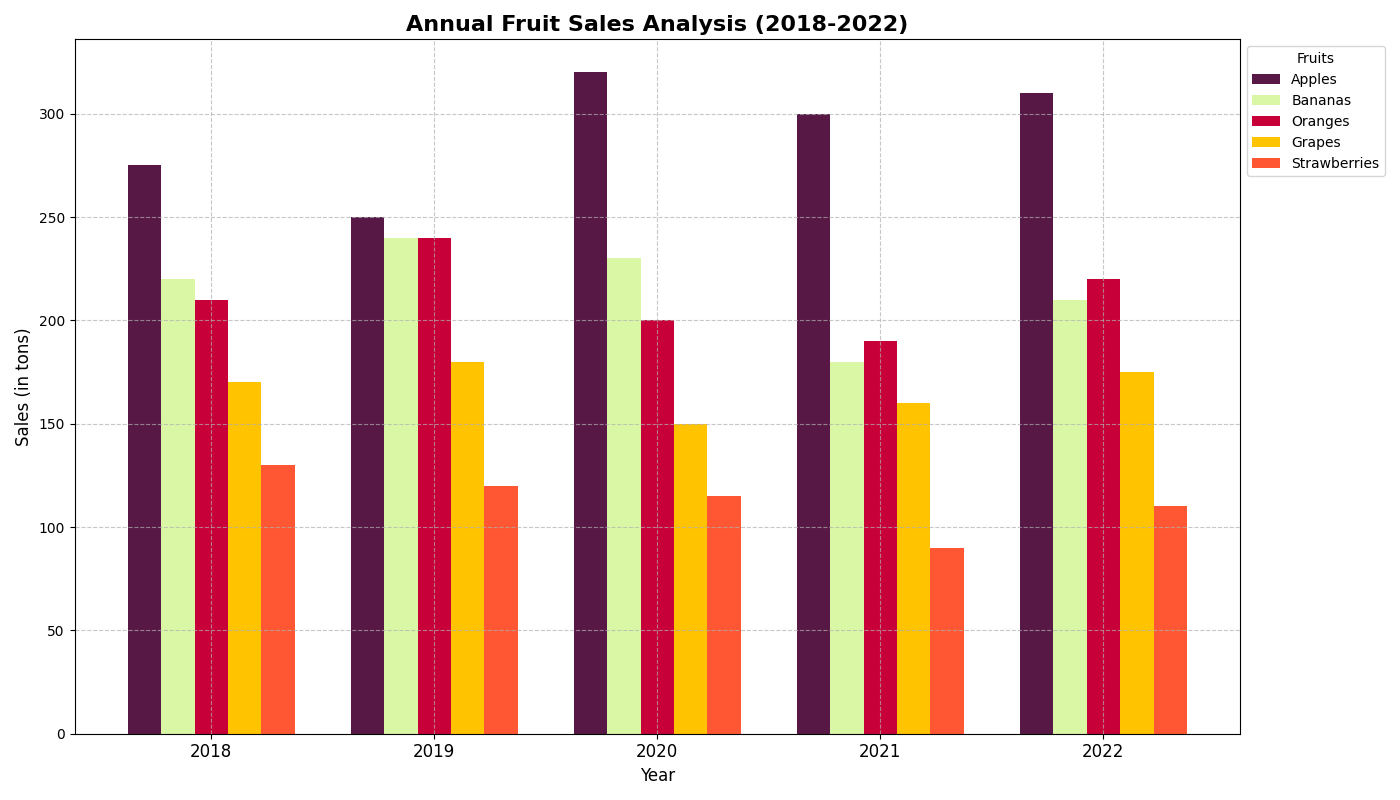

Write Python code to recreate this figure.
import matplotlib.pyplot as plt
import numpy as np

years = np.array(['2018', '2019', '2020', '2021', '2022'])
fruits = ["Apples", "Bananas", "Oranges", "Grapes", "Strawberries"]

apples_sales = np.array([275, 250, 320, 300, 310])
bananas_sales = np.array([220, 240, 230, 180, 210])
oranges_sales = np.array([210, 240, 200, 190, 220])
grapes_sales = np.array([170, 180, 150, 160, 175])
strawberries_sales = np.array([130, 120, 115, 90, 110])

colors = ['#581845', '#DAF7A6', '#C70039', '#FFC300', '#FF5733']

fig, ax = plt.subplots(figsize=(14, 8))

bar_width = 0.15
x = np.arange(len(years))

for i, fruit in enumerate(fruits):
    ax.bar(x + i*bar_width, eval(f"{fruit.lower()}_sales"), width=bar_width, label=fruit, color=colors[i])

ax.set_title("Annual Fruit Sales Analysis (2018-2022)", fontsize=16, fontweight='bold')
ax.set_xlabel("Year", fontsize=12)
ax.set_ylabel("Sales (in tons)", fontsize=12)
ax.set_xticks(x + bar_width * 2)
ax.set_xticklabels(years, fontsize=12)
ax.legend(title='Fruits', fontsize=10, loc='upper left', bbox_to_anchor=(1, 1))
ax.grid(True, linestyle='--', alpha=0.7)

plt.tight_layout()
plt.show()
